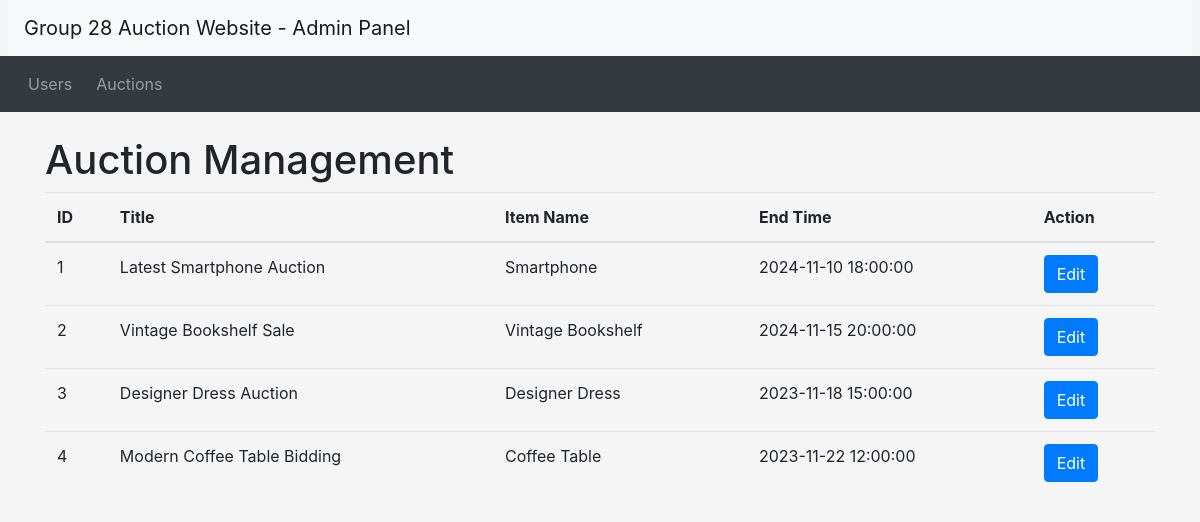
The app's page /admin_auctions.php with its own data.
### tables this page shows
CREATE TABLE Auction (
    auction_id INT(11) AUTO_INCREMENT PRIMARY KEY,
    item_id INT(11),
    user_id INT(11),
    start_time DATETIME NOT NULL,
    end_time DATETIME NOT NULL,  
    auction_title VARCHAR(255),
    reserve_price FLOAT(2),
    starting_price FLOAT(2),
    FOREIGN KEY (item_id) REFERENCES Item(item_id),
    FOREIGN KEY (user_id) REFERENCES Users(user_id) ON DELETE CASCADE
);

CREATE TABLE Item (
    item_id INT(11) AUTO_INCREMENT PRIMARY KEY,
    name VARCHAR(255) NOT NULL,
    description VARCHAR(511),
    category ENUM('Electronics', 'Fashion', 'Home', 'Books', 'Other') NOT NULL,
    colour ENUM('Red', 'Orange', 'Yellow', 'Green', 'Blue', 'Purple', 'Pink', 'White', 'Grey', 'Black', 'Brown', 'Other'),
    `condition` ENUM('Great', 'Good', 'Okay', 'Poor'),
    photo VARCHAR(255)  
);

### database.php (called while the page is built, shortened)
<?php
function db_query($connection, $query)
{
  $result = mysqli_query($connection, $query);
  return $result;
}
function db_fetch_single($result)
{
  return mysqli_fetch_assoc($result);
}

### admin_auctions.php (the view, shortened to what this page needs)
<?php require("database.php"); ?>
<?php include_once("admin_header.php")?>
<?php
$connection = db_connect();
$query = "SELECT Auction.auction_id, Auction.auction_title, Item.name, Auction.end_time
          FROM Auction
          INNER JOIN Item ON Auction.item_id = Item.item_id";
$result = db_query($connection, $query);
?>
<!doctype html>
<html lang="en">
<head>
</head>
<body>
  <div class="container mt-4">
    <h1>Auction Management</h1>
    <table class="table">
      <thead>
        <tr>
          <th>ID</th>
          <th>Title</th>
          <th>Item Name</th>
          <th>End Time</th>
          <th>Action</th>
        </tr>
      </thead>
      <tbody>
        <?php while ($row = db_fetch_single($result)) { ?>
          <tr>
            <td><?php echo $row['auction_id']; ?></td>
            <td><?php echo $row['auction_title']; ?></td>
            <td><?php echo $row['name']; ?></td>
            <td><?php echo $row['end_time']; ?></td>
            <td>
              <a href="admin_edit_auction.php?auction_id=<?php echo $row['auction_id']; ?>" class="btn btn-primary">Edit</a>
            </td>
          </tr>
        <?php } ?>
      </tbody>
    </table>
  </div>
</body>
</html>

### css/custom.css (style rules this page uses)
body { background-color: #f5f5f5; }

### records on screen
auction: auction_id "1", auction_title "Latest Smartphone Auction", item.name "Smartphone", end_time "2024-11-10 18:00:00"
auction: auction_id "2", auction_title "Vintage Bookshelf Sale", item.name "Vintage Bookshelf", end_time "2024-11-15 20:00:00"
auction: auction_id "3", auction_title "Designer Dress Auction", item.name "Designer Dress", end_time "2023-11-18 15:00:00"
auction: auction_id "4", auction_title "Modern Coffee Table Bidding", item.name "Coffee Table", end_time "2023-11-22 12:00:00"
